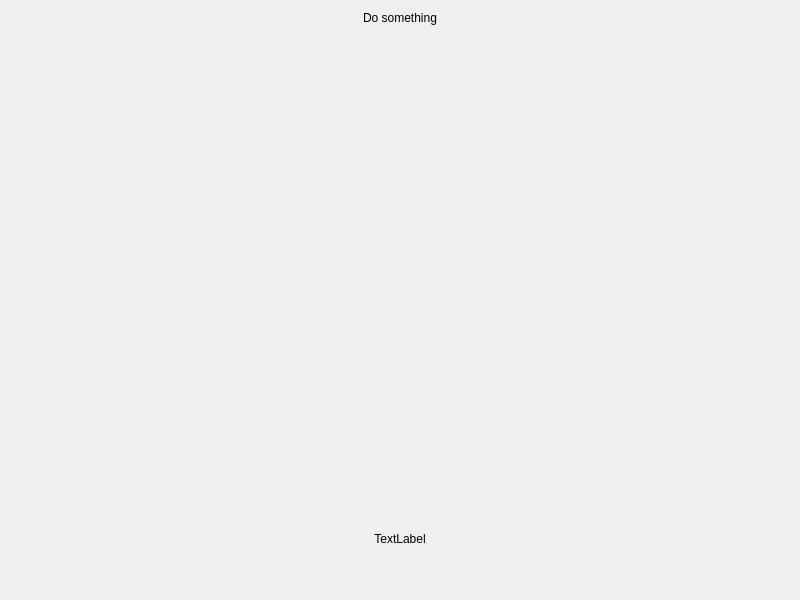
<?xml version="1.0" encoding="UTF-8"?>
<ui version="4.0">
 <class>Widget</class>
 <widget class="QWidget" name="Widget">
  <property name="geometry">
   <rect>
    <x>0</x>
    <y>0</y>
    <width>800</width>
    <height>600</height>
   </rect>
  </property>
  <property name="windowTitle">
   <string>Widget</string>
  </property>
  <layout class="QVBoxLayout" name="verticalLayout">
   <item>
    <widget class="QLabel" name="label">
     <property name="styleSheet">
      <string notr="true">font: 700 14pt &quot;Noto Sans&quot;;</string>
     </property>
     <property name="text">
      <string>Do something</string>
     </property>
     <property name="alignment">
      <set>Qt::AlignmentFlag::AlignCenter</set>
     </property>
    </widget>
   </item>
   <item>
    <spacer name="verticalSpacer">
     <property name="orientation">
      <enum>Qt::Orientation::Vertical</enum>
     </property>
     <property name="sizeHint" stdset="0">
      <size>
       <width>20</width>
       <height>40</height>
      </size>
     </property>
    </spacer>
   </item>
   <item>
    <widget class="QLabel" name="statutLabel">
     <property name="minimumSize">
      <size>
       <width>0</width>
       <height>100</height>
      </size>
     </property>
     <property name="styleSheet">
      <string notr="true">font: 700 14pt &quot;Noto Sans&quot;;</string>
     </property>
     <property name="text">
      <string>TextLabel</string>
     </property>
     <property name="alignment">
      <set>Qt::AlignmentFlag::AlignCenter</set>
     </property>
    </widget>
   </item>
  </layout>
 </widget>
 <resources/>
 <connections/>
</ui>
